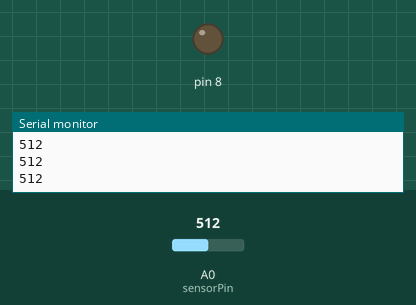
The sketch below on a simulated Arduino Uno, built with avr-gcc and run on an emulated ATmega328P. On the bench: output pins drawn as LEDs (lit = HIGH), the last lines printed to the serial monitor. Inputs (shaded band) come from the test bench; at power-on: A0 (sensorPin) = 512.

Above: at 1.2 s.
1.3 s: A0 (sensorPin) set to 491
At 2.3 s:
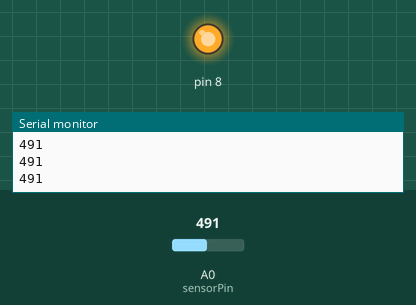
2.8 s: A0 (sensorPin) set to 510
At 3.6 s:
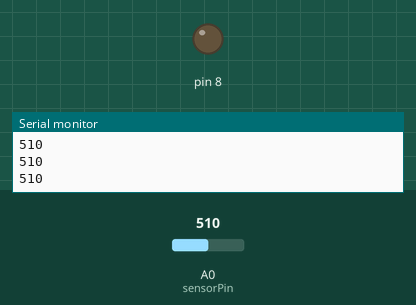
4.3 s: A0 (sensorPin) set to 490
At 4.9 s:
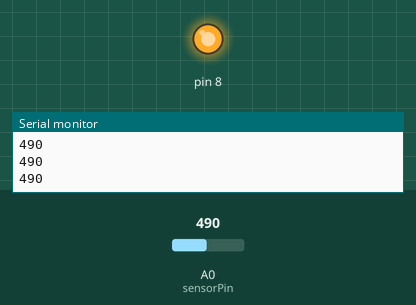
Timing chart, 0 to 7.3 s (numbered marks = the images above; inputs shaded):
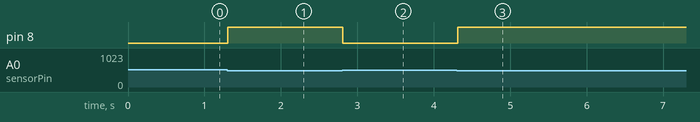

The sketch:

LDR.ino
```cpp
/*
Arduino Beginner's Project - No More Darkness
This project allows you to automtically turn ON lights or other devices,
whenver there isn't sufficient light in a room or environment. It uses an
LDR (Light Dependent Resistor) to sense the light intensity.

Connections:
LDR --> One leg to Vcc and the other to both analog pin 0 and to the GND via 100K resistor
Relay --> Connect one pin of the coil to digital pin 2 and the other to GND.

*/


int sensorPin = A0;   // select the input pin for ldr
int sensorValue = 0;  // variable to store the value coming from the sensor

void setup() {
  pinMode(8, OUTPUT);
  Serial.begin(9600); //sets serial port for communication
}

void loop() {
  // read the value from the sensor:
  sensorValue = analogRead(sensorPin);
  Serial.println(sensorValue); //prints the values coming from the sensor on the screen

  if(sensorValue < 500) //setting a threshold value
  digitalWrite(8,HIGH); //turn relay ON

  else digitalWrite(8,LOW); //turn relay OFF

  delay(100);
}
```

Measured:
- the behaviour switches between 500 and 499 on A0 (sensorPin) (found by bisection; images 0 and 1)
- after the input at 1.3 s, pin 8: LOW → HIGH at once
- after the input at 2.8 s, pin 8: HIGH → LOW at once
- after the input at 4.3 s, pin 8: LOW → HIGH at once
